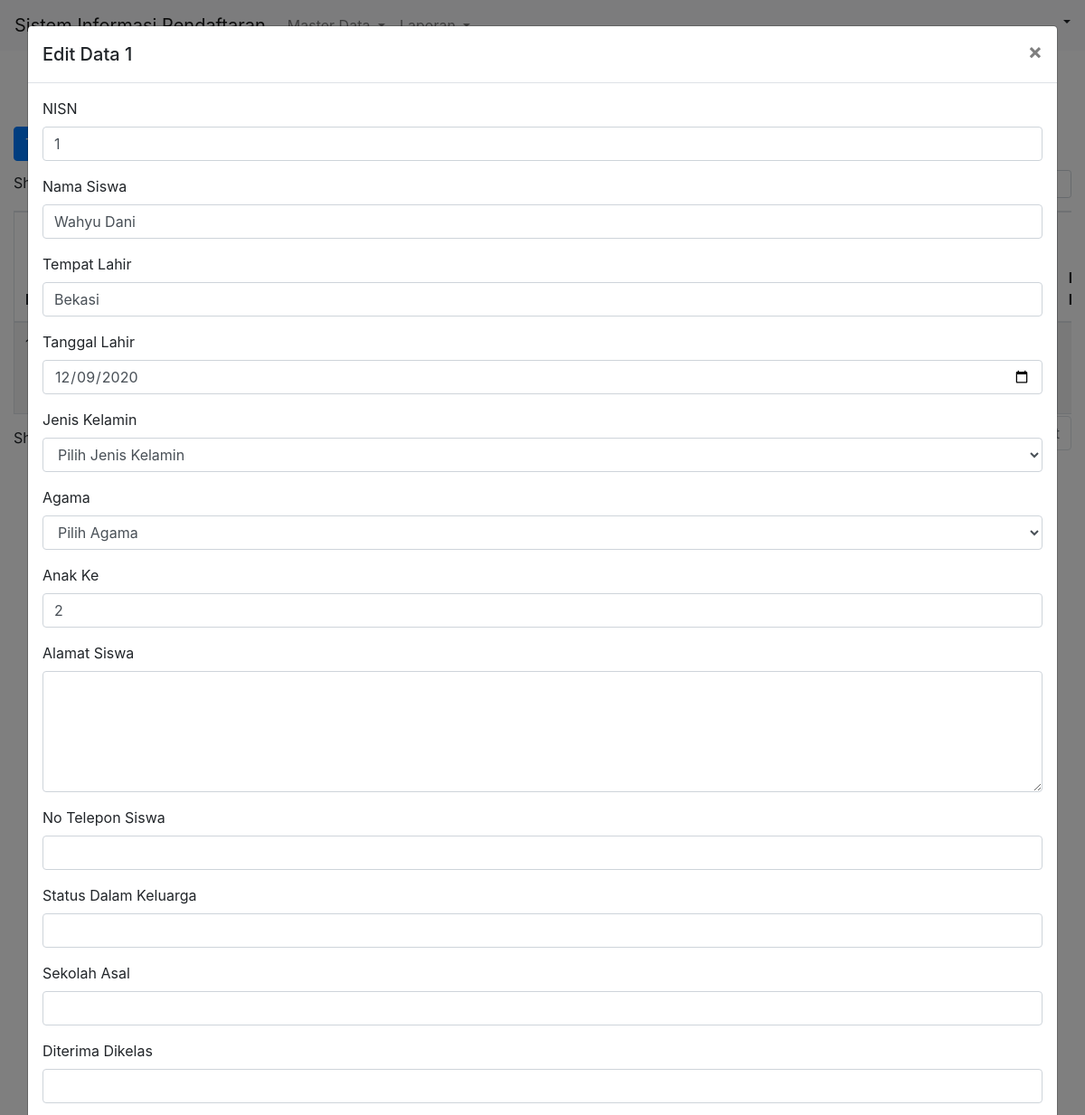
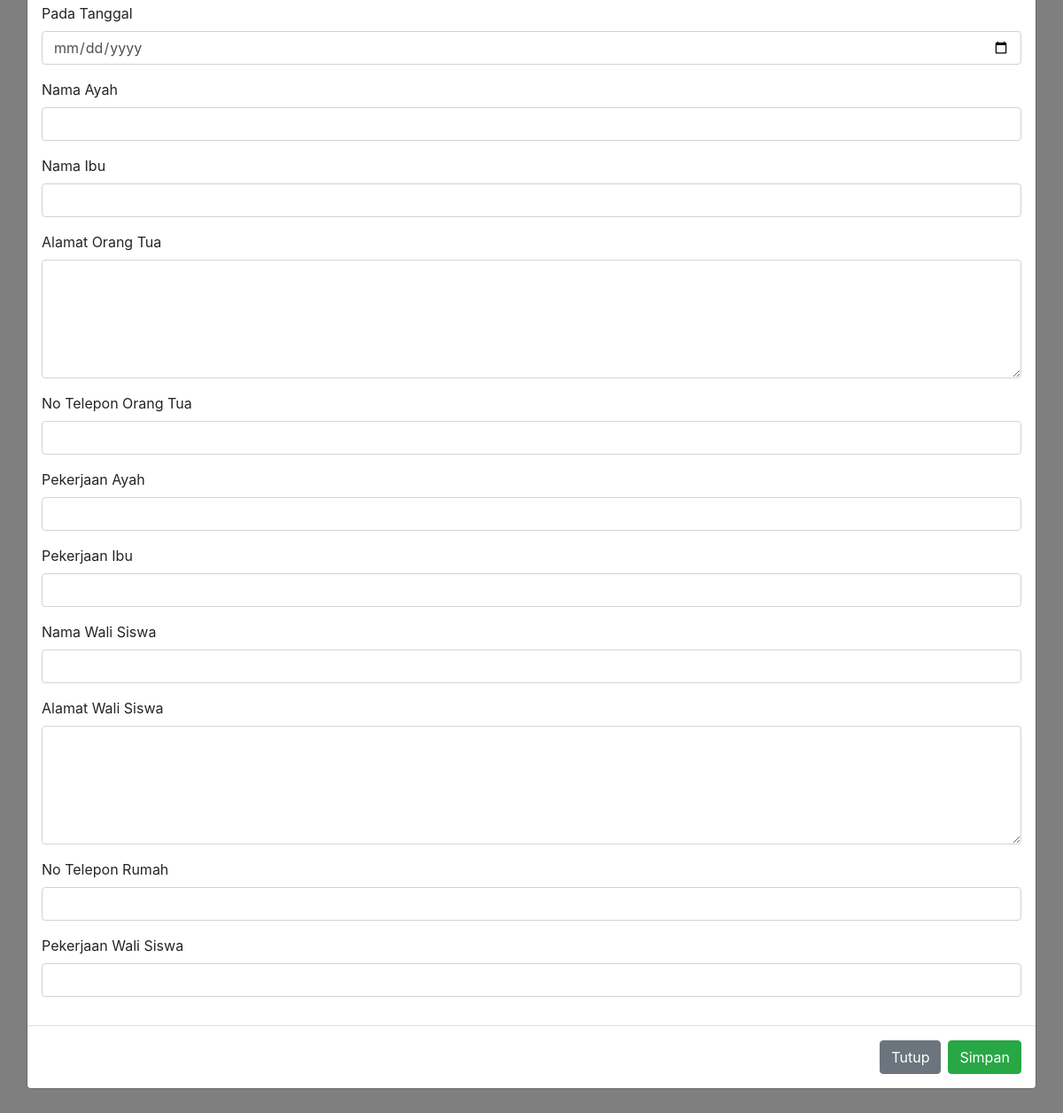
Screenshot of /siswa/?nisn=1 with the database file from the repository (2 pictures, top to bottom).
### tables this page shows
CREATE TABLE `siswa` (
  `nisn` varchar(15) NOT NULL,
  `nama_siswa` text DEFAULT NULL,
  `tempat_lahir` text DEFAULT NULL,
  `tanggal_lahir` date DEFAULT NULL,
  `jenis_kelamin` text DEFAULT NULL,
  `agama` text DEFAULT NULL,
  `anak_ke` varchar(5) DEFAULT NULL,
  `alamat_siswa` varchar(255) DEFAULT NULL,
  `no_telepon_siswa` varchar(15) DEFAULT NULL,
  `status_dalam_keluarga` varchar(30) DEFAULT NULL,
  `sekolah_asal` varchar(50) DEFAULT NULL,
  `diterima_dikelas` varchar(5) DEFAULT NULL,
  `pada_tanggal` date DEFAULT NULL,
  `nama_ayah` text DEFAULT NULL,
  `nama_ibu` text DEFAULT NULL,
  `alamat_orangtua` text DEFAULT NULL,
  `no_telepon_orangtua` varchar(15) DEFAULT NULL,
  `pekerjaan_ayah` varchar(50) DEFAULT NULL,
  `pekerjaan_ibu` varchar(50) DEFAULT NULL,
  `nama_walisiswa` text DEFAULT NULL,
  `alamat_walisiswa` text DEFAULT NULL,
  `no_telepon_rumah` varchar(15) DEFAULT NULL,
  `pekerjaan_walisiswa` varchar(50) DEFAULT NULL
);

### application/controllers/Siswa.php (called while the page is built, shortened)
<?php
class Siswa extends CI_Controller{
	function __construct(){
		$this->load->library('pdftc');
		$this->load->model('MJurusan');
		$this->load->model('MMasuk');
		$this->load->model('MFormPendaftaran');
		$this->load->model('MKelas');
		$this->load->model('MSiswa');
		$this->load->model('MFormPembayaran');
		$this->load->helper('url');
		$this->load->library('session');
	}
	function index(){
		$data['data'] = $this->MSiswa->getAll()->result();
		$this->load->view('header');
		$this->load->view('siswa_home', $data);
		$this->load->view('footer');
	}
}

### index.php (called while the page is built, shortened)
<?php
require_once BASEPATH.'core/CodeIgniter.php';

### application/models/MSiswa.php (called while the page is built, shortened)
<?php
class MSiswa extends CI_Model{
	function getAll(){
		return $this->db->get('siswa');
	}
	public function getSearch($key){
		$this->db->select('*');
		$this->db->from('siswa');
		$this->db->where('nisn', $key);
		return $this->db->get()->result();
	}
}

### application/views/siswa_home.php (the view, shortened to what this page needs)
<div class="container-fluid">
	<form target="_blank" method="GET" action="<?php echo base_url(). 'siswa/report'; ?>">
		<div class="row" style="margin-top: 10px">
			<div class="col-2" style="margin: 0; max-width: 160px; padding-right:0;">
				<button type="button" class="btn btn-primary" data-toggle="modal" data-target="#exampleModal">Tambah Data</button>
			</div>
				<div class="col-1" style="padding: 0;">
					<a type="submit" class="btn btn-info">Report</a>
				</div>
			<div class="col-sm-9"></div>
			</form>
		</div>
	<div class="row" style="margin-top: 10px">
		<div class="col-sm">
			<table id="example" class="table table-striped table-bordered" style="width:100%; margin-top: 10px">
		        <thead>
		            <tr>
		                <th>No</th>
		                <th>NISN</th>
		                <th>Nama Siswa</th>
		                <th>Tempat Lahir</th>
		                <th>Tanggal Lahir</th>
		                <th>Jenis Kelamin</th>
		                <th>Agama</th>
		                <th>Status Dalam Keluarga</th>
		                <th>Anak Ke </th>
		                <th>Alamat Siswa</th>
		                <th>No Telepon Siswa</th>
		                <th>Sekolah Asal</th>
		                <th>Diterima Di Kelas</th>
		            </tr>
		        </thead>
		        <tbody>
		        	<?php
						$no = 1;
						foreach($data as $u){
					?>
			            <tr>
			                <td><?=$no++?></td>
			                <td><?=$u->nisn?></td>
			                <td><?=$u->nama_siswa?></td>
			                <td><?=$u->tempat_lahir?></td>
			                <td><?=$u->tanggal_lahir?></td>
			                <td><?=$u->jenis_kelamin?></td>
			                <td><?=$u->agama?></td>
			                <td><?=$u->status_dalam_keluarga?></td>
			                <td><?=$u->anak_ke?></td>
			                <td><?=$u->alamat_siswa?></td>
			                <td><?=$u->no_telepon_siswa?></td>
			                <td><?=$u->sekolah_asal?></td>
			                <td><?=$u->diterima_dikelas?></td>
			            </tr>
		            <?php
						}
					?>
		        </tbody>
		    </table>
		</div>
	</div>
	<?php
		$titleModal = "Tambah Data";
		if($this->input->get('nisn') != ""){
			$titleModal = "Edit Data ".$this->input->get('nisn');
			$data = $this->MSiswa->getSearch($this->input->get('nisn'));
		}
	?>
	<form action="<?php echo base_url(). 'siswa/save'; ?>" method="post">
		<div class="modal fade" id="exampleModal" tabindex="-1" aria-labelledby="exampleModalLabel" aria-hidden="true">
		  <div class="modal-dialog modal-dialog-scrollable modal-xl">
		    <div class="modal-content">
		      <div class="modal-header">
		        <h5 class="modal-title" id="exampleModalLabel"><?=$titleModal?></h5>
		        <button type="button" class="close" data-dismiss="modal" aria-label="Close">
		          <span aria-hidden="true">&times;</span>
		        </button>
		      </div>
		      <div class="modal-body">
		      		<div class="row">
		      			<div class="col-sm">
			      			<div class="form-group">
							    <label for="nisn">NISN</label>
							    <input type="text" class="form-control" id="nisn" name="nisn" value="<?=$data[0]->nisn?>">
							</div>
							<div class="form-group">
							    <label for="nama_siswa">Nama Siswa</label>
							    <input type="text" class="form-control" id="nama_siswa" name="nama_siswa" value="<?=$data[0]->nama_siswa?>">
							</div>
							<div class="form-group">
							    <label for="tempat_lahir">Tempat Lahir</label>
							    <input type="text" class="form-control" id="tempat_lahir" name="tempat_lahir" value="<?=$data[0]->tempat_lahir?>">
							</div>
							<div class="form-group">
							    <label for="tanggal_lahir">Tanggal Lahir</label>
							    <input type="date" class="form-control" id="tanggal_lahir" name="tanggal_lahir" value="<?=$data[0]->tanggal_lahir?>">
							</div>
							<div class="form-group">
							    <label for="jenis_kelamin">Jenis Kelamin</label>
							    <select class="form-control" name="jenis_kelamin">
                                    <option value="">Pilih Jenis Kelamin</option>
                                </select>
							</div>
                            <div class="form-group">
                                <label for="agama">Agama</label>
                                <select class="form-control" name="agama">
                                    <option value="">Pilih Agama</option>
                                </select>
                            </div>
                            <div class="form-group">
							    <label for="anak_ke">Anak Ke</label>
							    <input type="number" class="form-control" id="anak_ke" name="anak_ke" value="<?=$data[0]->anak_ke?>">
							</div>
							<div class="form-group">
							    <label for="alamat_siswa">Alamat Siswa</label>
                                <textarea class="form-control" name="alamat_siswa" id="" cols="30" rows="5" value="<?=$data[0]->alamat_siswa?>"></textarea>
							</div>
							<div class="form-group">
							    <label for="no_telepon_siswa">No Telepon Siswa</label>
							    <input type="number" class="form-control" id="no_telepon_siswa" name="no_telepon_siswa" value="<?=$data[0]->no_telepon_siswa?>">
							</div>
                            <div class="form-group">
                                <label for="status_dalam_keluarga">Status Dalam Keluarga</label>
                                <input type="text" class="form-control" id="status_dalam_keluarga" name="status_dalam_keluarga" value="<?=$data[0]->status_dalam_keluarga?>">
                            </div>
                            <div class="form-group">
                                <label for="sekolah_asal">Sekolah Asal</label>
                                <input type="text" class="form-control" id="sekolah_asal" name="sekolah_asal" value="<?=$data[0]->sekolah_asal?>">
                            </div>
                            <div class="form-group">
                                <label for="diterima_dikelas">Diterima Dikelas</label>
                                <input type="text" class="form-control" id="diterima_dikelas" name="diterima_dikelas" value="<?=$data[0]->diterima_dikelas?>">
                            </div>
                            <div class="form-group">
                                <label for="pada_tanggal">Pada Tanggal</label>
                                <input type="date" class="form-control" id="pada_tanggal" name="pada_tanggal" value="<?=$data[0]->pada_tanggal?>">
                            </div>
                            <div class="form-group">
                                <label for="nama_ayah">Nama Ayah</label>
                                <input type="text" class="form-control" id="nama_ayah" name="nama_ayah" value="<?=$data[0]->nama_ayah?>">
                            </div>
                            <div class="form-group">
                                <label for="nama_ibu">Nama Ibu</label>
                                <input type="text" class="form-control" id="nama_ibu" name="nama_ibu" value="<?=$data[0]->nama_ibu?>">
                            </div>
                            <div class="form-group">
                                <label for="alamat_orangtua">Alamat Orang Tua</label>
                                <textarea class="form-control" id="alamat_orangtua" name="alamat_orangtua" rows="5" cols="30" value="<?=$data[0]->alamat_orangtua?>"></textarea>
                            </div>
                            <div class="form-group">
                                <label for="no_telepon_ortu">No Telepon Orang Tua</label>
                                <input type="number" class="form-control" id="no_telepon_ortu" name="no_telepon_ortu" value="<?=$data[0]->no_telepon_orangtua?>">
                            </div>
                            <div class="form-group">
                                <label for="pekerjaan_ayah">Pekerjaan Ayah</label>
                                <input type="text" class="form-control" id="pekerjaan_ayah" name="pekerjaan_ayah" value="<?=$data[0]->pekerjaan_ayah?>">
                            </div>
                            <div class="form-group">
                                <label for="pekerjaan_ibu">Pekerjaan Ibu</label>
                                <input type="text" class="form-control" id="pekerjaan_ibu" name="pekerjaan_ibu" value="<?=$data[0]->pekerjaan_ibu?>">
                            </div>
                            <div class="form-group">
                                <label for="nama_walisiswa">Nama Wali Siswa</label>
                                <input type="text" class="form-control" id="nama_walisiswa" name="nama_walisiswa" value="<?=$data[0]->nama_walisiswa?>">
                            </div>
                            <div class="form-group">
                                <label for="alamat_walisiswa">Alamat Wali Siswa</label>
                                <textarea class="form-control" id="alamat_walisiswa" name="alamat_walisiswa" rows="5" cols="30" value="<?=$data[0]->alamat_walisiswa?>"></textarea>
                            </div>
                            <div class="form-group">
                                <label for="no_telepon_rumah">No Telepon Rumah</label>
                                <input type="number" class="form-control" id="no_telepon_rumah" name="no_telepon_rumah" value="<?=$data[0]->no_telepon_rumah?>">
                            </div>
                            <div class="form-group">
                                <label for="pekerjaan_walisiswa">Pekerjaan Wali Siswa</label>
                                <input type="text" class="form-control" id="pekerjaan_walisiswa" name="pekerjaan_walisiswa" value="<?=$data[0]->pekerjaan_walisiswa?>">
                            </div>
		      			</div>
		      		</div>
		      </div>
		      <div class="modal-footer">
		        <button type="button" class="btn btn-secondary" data-dismiss="modal">Tutup</button>
		        <button type="submit" class="btn btn-success">Simpan</button>
		      </div>
		    </div>
		  </div>
		</div>
	</form>

### rows the page displays
siswa: nisn "1", nama_siswa "Wahyu Dani", tempat_lahir "Bekasi", tanggal_lahir "12/09/2020", anak_ke "2"

### other values shown
$titleModal "Edit Data 1"
